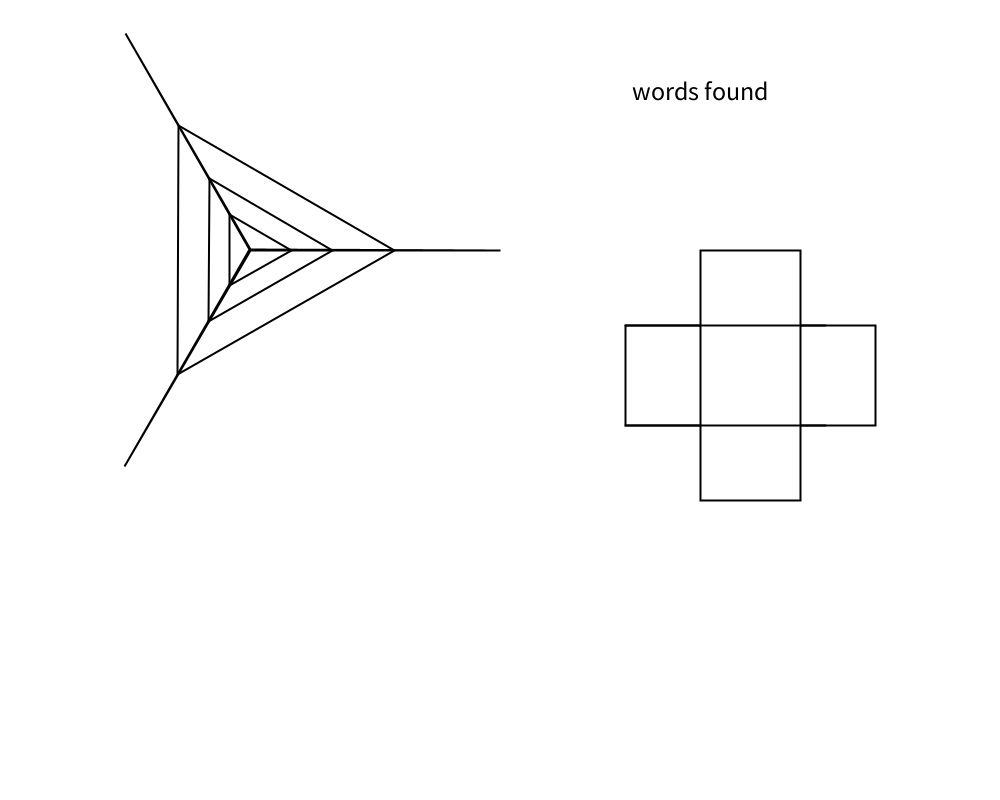
Frame 1 (no input)
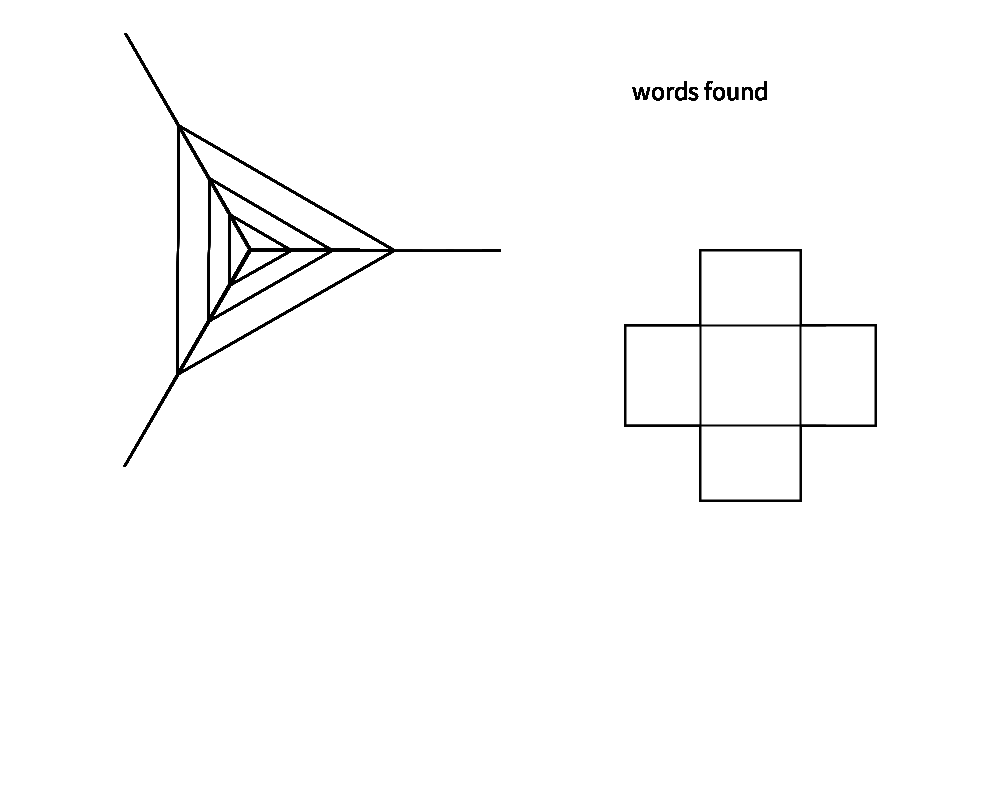
Frame 60 (the mouse pressed at the canvas centre just before this capture)
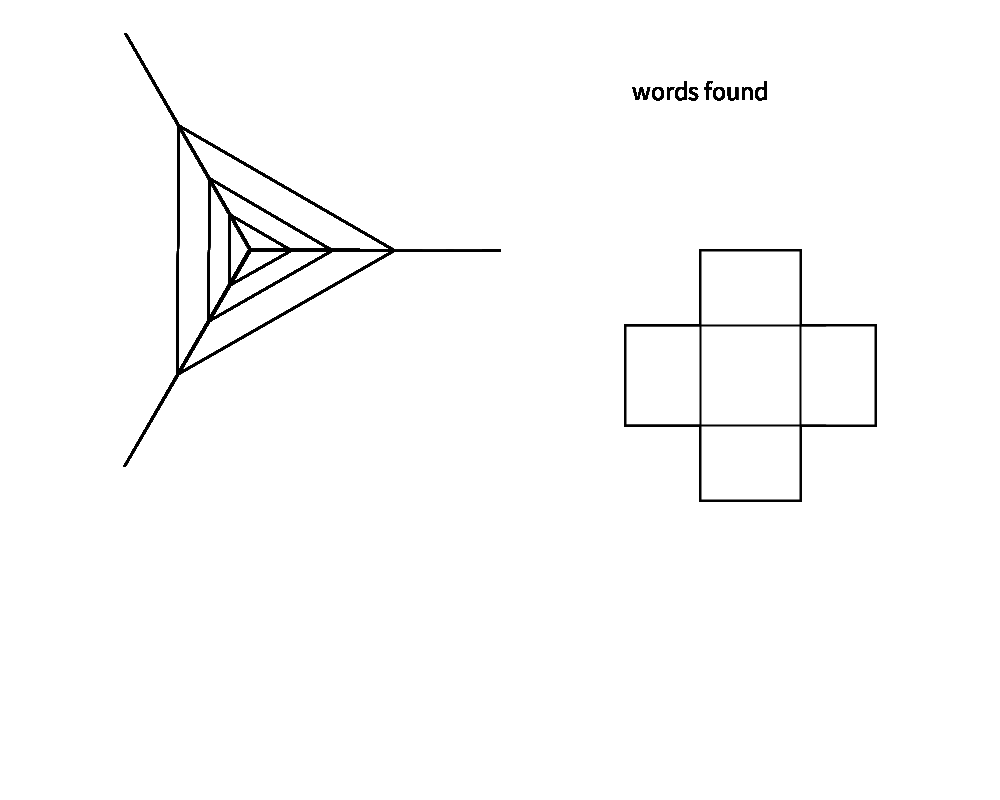
Frame 120 (the mouse held since frame 60 and released just before this capture)

The Processing sketch that drew these frames (run headless with seeded random() and noise(); from frame 60 on, the mouse is pressed at the canvas centre):

// Processing sketch: sketchSpiderWeb
// ── sketchSpiderWeb.pde
Object[][] array_Words={{"Sahid",1},{"edgardo",2},{"esteban",3},{"jessica",4},{"maria",5},{"jose",6},{"erick",7},{"mauro",8},{"andres",9}};
int web_X=100;
int web_Y=100;
String[][][] asign_Word;



void setup() {
  size(1000,800);  
  textSize(26);
  textAlign(CENTER);
  background(255);
  stroke(0);
  strokeWeight(2);
  fill(255);
}

void draw() {
  fill(0);
  text("words found",700,100);
  fill(255);
  draw_Mat();
  pushMatrix(); 
  web(3,3);  
  smooth();
  popMatrix();
}

void columns(int n){   
   noFill();
  int seg_Column = 125/n;
  float angle = TWO_PI / n;
  translate(0,0);
  while(seg_Column<255 && n!=0) {
    noFill();
    beginShape();
    for (float a = 0; a < TWO_PI; a += angle) {
      float sx =  cos(a) * seg_Column;
      float sy =  sin(a) * seg_Column;
      vertex(sx, sy);
    }   
    seg_Column+=125/n;
    n--;
   endShape(CLOSE);
  }  
}


void web(int npoints, int n_Columns) {
  translate(250,250);
  int x=0; int y=0; int radius=250;
  float angle = TWO_PI / npoints;
  float halfAngle = angle/2.0;
  beginShape();
  for (float a = 0; a < TWO_PI; a += angle) {
    float sx = x + cos(a) * radius;
    float sy = y + sin(a) * radius;
    vertex(sx, sy);
    sx = x + cos(a+halfAngle);
    sy = y + sin(a+halfAngle);
    vertex(sx, sy);
  }
  endShape(CLOSE);    
  columns(n_Columns);
  smooth();
}


void mov_Square(String pos){
  if (pos=="UP"){
    System.out.println("UP");
    fill(0);
    ellipse(725,323,50,50);}/**
  else if (key==DOWN){
    mov_Square("UP");
    mov_Web("UP");}
  if (key==RIGHT){
    mov_Square("RIGHT");
    mov_Web("RIGHT");}
  else if (key==LEFT){
    mov_Square("LEFT");
    mov_Web("LEFT");}**/
}

public void keyPressed(){
  if (key==CODED){
    println(key);
    if (key==UP){
      mov_Square("UP");
      //mov_Web("UP");
    }
    else if (key==DOWN){
      mov_Square("UP");
      //mov_Web("UP");
   }
    if (key==RIGHT){
      mov_Square("RIGHT");
      //mov_Web("RIGHT");
    }
    else if (key==LEFT){
      mov_Square("LEFT");
      //mov_Web("LEFT");
    }
  }
}

void draw_Mat(){
  //rect(X;Y;W;H)  
  rect(625,325,250,100);//HORIZONTAL
  rect(700,250,100,250);
  line(625,325,825,325);
  line(625,425,825,425);
}
